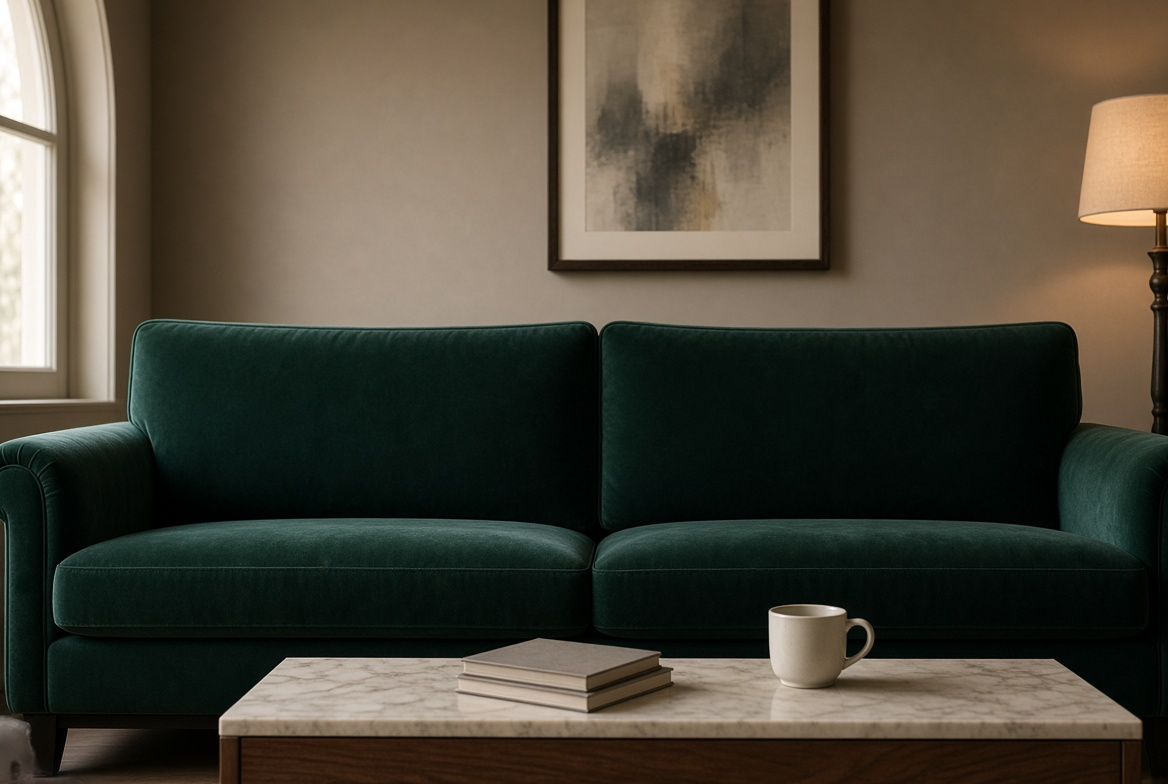
#> input picture assets/scenes/scene-lounge-seat/source/grok-sofa-original.jpg, 1168 x 784 px
$ python make_lounge_photo.py
#> lines starting #> are read from the running program, lines starting #| are printed output that depends on the picture; after the words box and inside, x2 and y2 are one past the last pixel; in counts of white or black regions, pixels touching at a corner belong together
#!/usr/bin/env python3
"""Builds the photoreal seated lounge scene (scene-lounge-seat) from the generated picture in
assets/scenes/scene-lounge-seat/source/grok-sofa-original.jpg.

Outputs (all written into assets/environments/):
  scene-lounge-seat.jpg        1280x720 16:9 crop (full width, bottom-aligned so the table edge sits high: see docs/LEVEL3_SEATING.md)
  scene-lounge-seat-fg.png     book + mug cut out (RGBA), drawn IN FRONT of the presenter so a torso never covers them
  scene-lounge-seat-depth.png  320x180 depth map (255 = near) from Depth Anything V2 Small, run OFFLINE (only if DEPTH_MODEL is set)

Usage: DEPTH_MODEL=/path/da.onnx python3 -I tools/scenes/make_lounge_photo.py
Why the crop is bottom-aligned: a phone at ~1 m sees head + chest only. The presenter's bottom edge must hide behind the table, so the
table's back edge has to sit high in the frame (about 81%), not at 91% as in the uncropped picture.
"""
import os, sys
import numpy as np
from PIL import Image, ImageFilter
from scipy import ndimage as ndi

HERE = os.path.dirname(os.path.abspath(__file__))
ROOT = os.path.abspath(os.path.join(HERE, '..', '..'))
SRC = os.path.join(ROOT, 'assets/scenes/scene-lounge-seat/source/grok-sofa-original.jpg')
ENV = os.path.join(ROOT, 'assets/environments')

im = Image.open(SRC).convert('RGB')
#> im is the input picture: PIL image 1168x784 RGB; mean R, G, B 75.4, 70.3, 57.6
W, H = im.size
#> W = 1168; H = 784
ch = int(round(W * 9 / 16))
#> ch = 657
y0 = H - ch                                   # bottom-aligned crop
#> y0 = 127
pic = im.crop((0, y0, W, H)).resize((1280, 720), Image.LANCZOS)
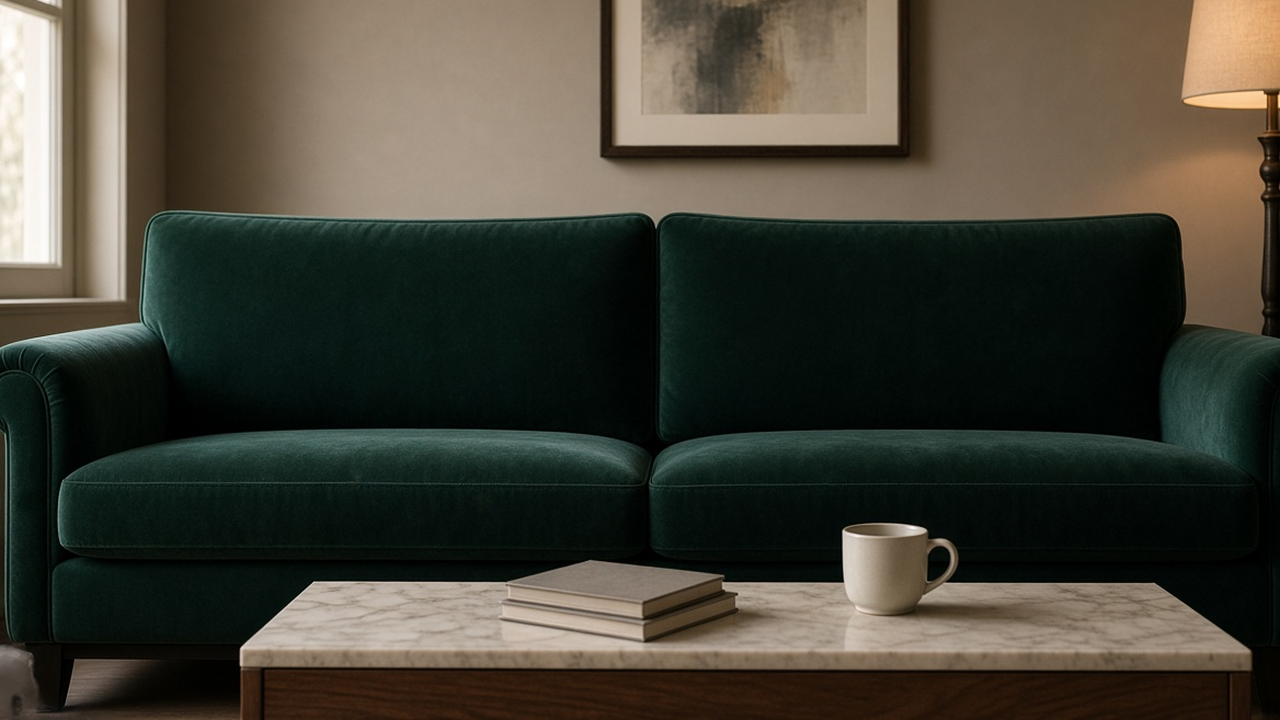
#> pic: PIL image 1280x720 RGB; mean R, G, B 67.8, 65.3, 54.3
pic.save(os.path.join(ENV, 'scene-lounge-seat.jpg'), quality=88, optimize=True, progressive=True)
print('picture', pic.size, 'crop y0', y0)
#| picture (1280, 720) crop y0 127

# ---- foreground cut-outs (book, mug): bright objects against the dark green sofa. Only pixels ABOVE the table's back edge matter
# (below it the occluder already draws the same picture), so we threshold inside tight boxes and fade out below the table edge.
a = np.asarray(pic).astype(np.float32)
luma = 0.2126 * a[..., 0] + 0.7152 * a[..., 1] + 0.0722 * a[..., 2]
alpha = np.zeros((720, 1280), np.float32)
RED = a[..., 0]                                  # the velvet sofa is near-black green (red < 15); mug and book are warm (red > 60 even in shade)
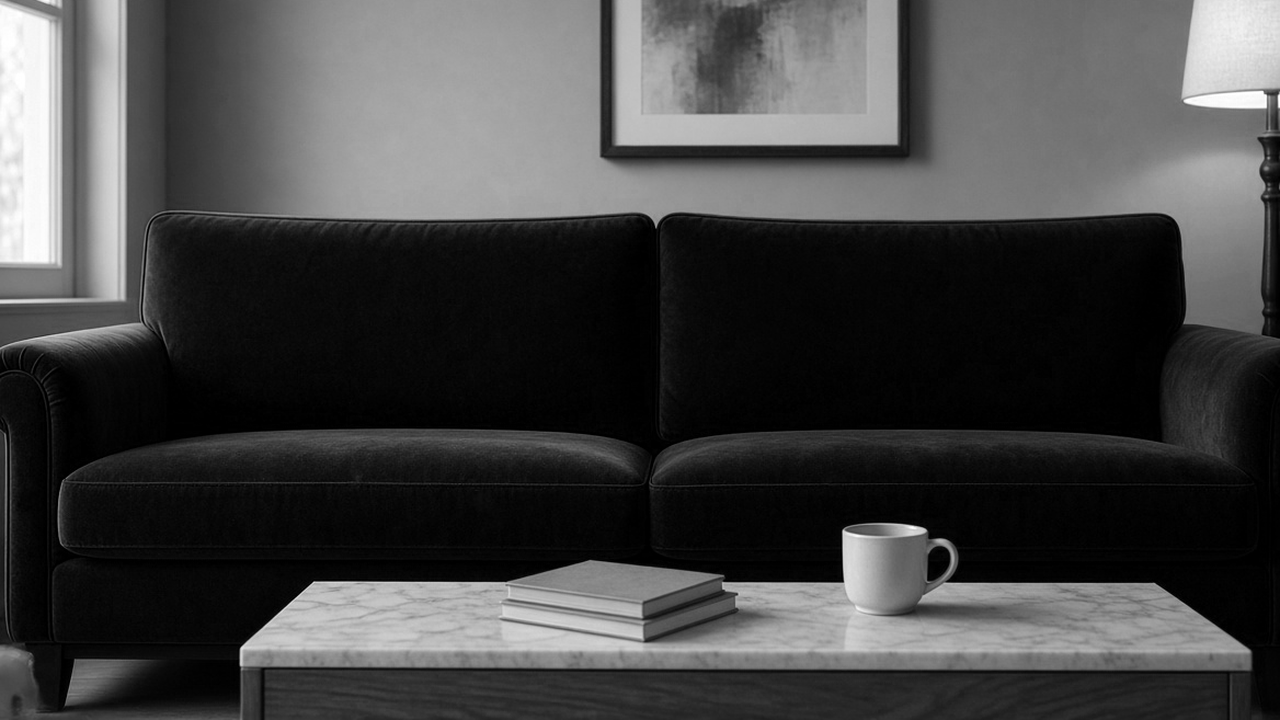
#> RED: shape (720, 1280) float32; min 0, max 255, mean 67.8
BOXES = [  # (x0, y0, x1, y1, red threshold)
    (835, 512, 968, 622, 28),     # mug
    (492, 548, 748, 652, 28),     # book stack
]
for (bx0, by0, bx1, by1, th) in BOXES:
    m = RED[by0:by1, bx0:bx1] > th
    m = ndi.binary_closing(m, iterations=2)        # closes speckle; the mug-handle hole is bigger than this, so it stays open
    lab, n = ndi.label(m)
    if n:
        sizes = ndi.sum(m, lab, range(1, n + 1)); keep = 1 + int(np.argmax(sizes)); m = lab == keep
    alpha[by0:by1, bx0:bx1] = np.maximum(alpha[by0:by1, bx0:bx1], m.astype(np.float32))
#> this loop made 2 passes
#> (n, sizes, keep) on passes 1 to 2: (1, [10473], 1), (1, [20123], 1)
#> pass 1, `m = RED[by0:by1, bx0:bx1] > th`:
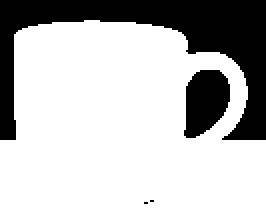
#> m: shape (110, 133) bool (shown 2 times larger); 74.3% white; 4 black regions (2 under 20 px), largest, box (x1, y1, x2, y2) and area: (0, 0, 133, 70) 3167, (92, 35, 115, 69) 589
#> pass 1, `m = ndi.binary_closing(m, iterations=2)`:
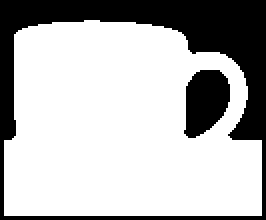
#> m: shape (110, 133) bool (shown 2 times larger); 71.6% white; 2 black regions, box (x1, y1, x2, y2) and area: (0, 0, 133, 110) 3570, (92, 35, 115, 69) 587
#> after the loop: alpha: shape (720, 1280) float32; values 0 (black) and 1 (white), 3.3% white; 2 white regions, box (x1, y1, x2, y2) and area: (494, 560, 746, 650) 20123, (837, 522, 966, 620) 10473
#> after the loop:
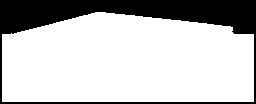
#> m: shape (104, 256) bool; 75.6% white; 1 black region, box (x1, y1, x2, y2) and area: (0, 0, 256, 104) 6501
alpha = ndi.binary_erosion(alpha > 0.5, iterations=1).astype(np.float32)          # lose the 1-px green fringe
#> alpha: shape (720, 1280) float32; values 0 (black) and 1 (white), 3.2% white; 2 white regions, box (x1, y1, x2, y2) and area: (495, 561, 745, 649) 19482, (838, 523, 965, 619) 9961
alpha = ndi.gaussian_filter(alpha, 0.9)
fade = np.ones(720, np.float32); fade[598:] = np.linspace(1, 0, 720 - 598)         # everything below the table edge is the picture anyway
#> after `fade = np.ones(720, np.float32)`: fade = 720 values from 1 to 1
alpha *= fade[:, None]
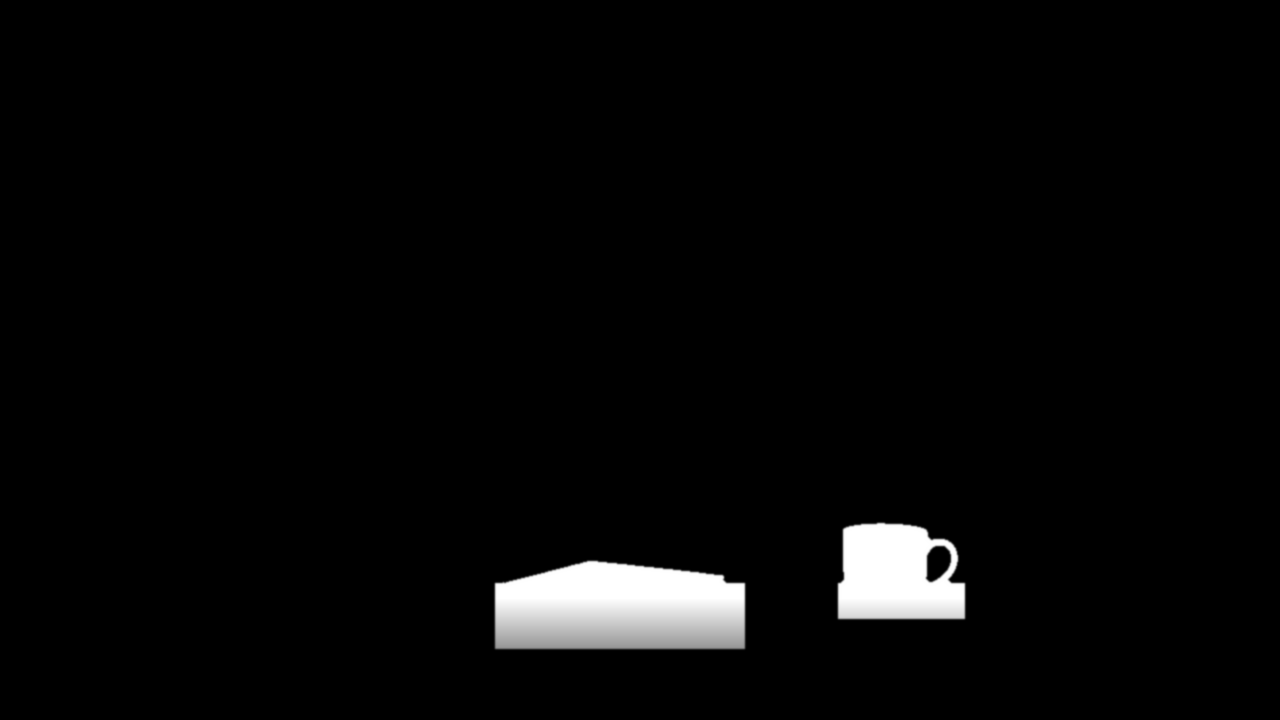
#> alpha: shape (720, 1280) float32; min 0, max 1, mean 0.0288
rgb = a.clip(0, 255).astype(np.uint8); rgb[alpha < 0.004] = 0           # empty pixels carry no colour: the PNG shrinks from ~800 KB to a few tens of KB
rgba = np.dstack([rgb, (alpha * 255).clip(0, 255).astype(np.uint8)])
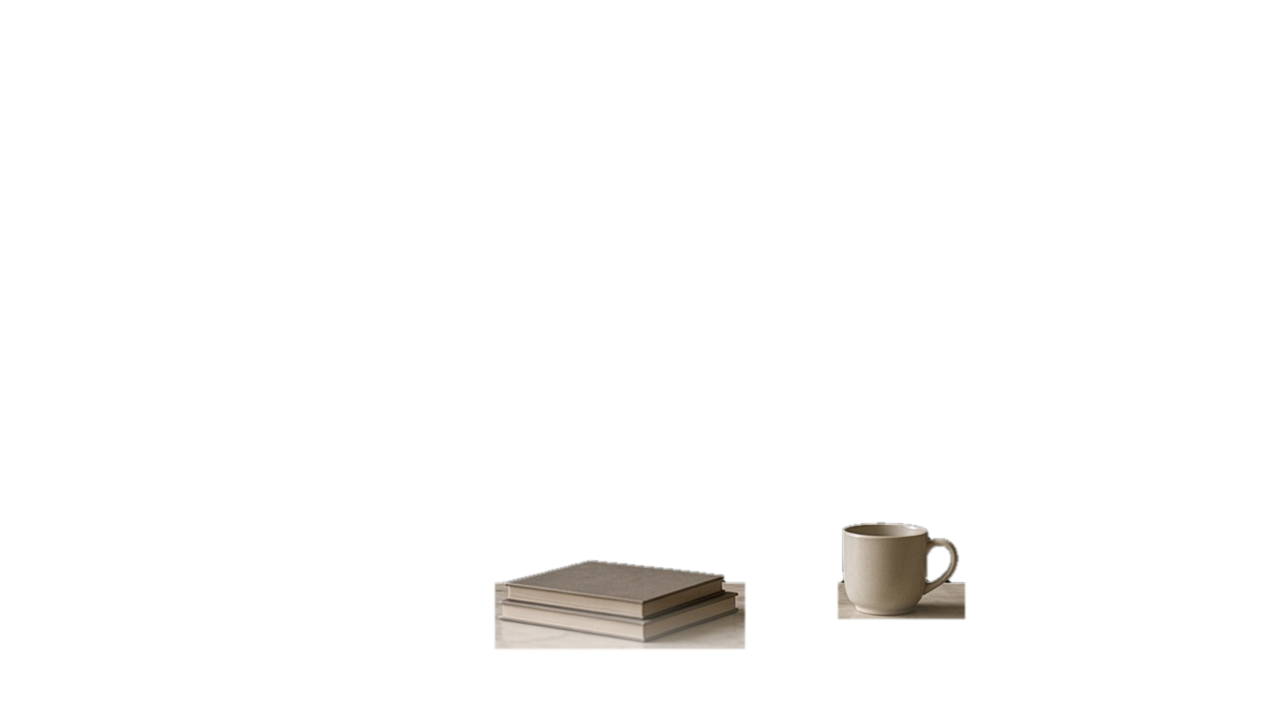
#> rgba: shape (720, 1280, 4); mean R, G, B, A 4.7, 4.2, 3.7, 7.3; transparent parts drawn white
Image.fromarray(rgba, 'RGBA').save(os.path.join(ENV, 'scene-lounge-seat-fg.png'), optimize=True)
print('fg alpha coverage %.2f%%' % (100 * (alpha > 0.5).mean()))
#| fg alpha coverage 3.16%

# ---- depth (offline, optional)
model = os.environ.get('DEPTH_MODEL')
if model and os.path.exists(model):
    sys.path.insert(0, HERE)
    import make_depth
    d = make_depth.depth(os.path.join(ENV, 'scene-lounge-seat.jpg'), os.path.join(ENV, 'scene-lounge-seat-depth.png'))
    print('depth written', d.shape)
else:
    print('DEPTH_MODEL not set: depth map left as is')
